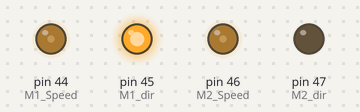
The sketch below on a simulated Arduino Mega 2560, built with avr-gcc and run on an emulated ATmega2560. On the bench: output pins drawn as LEDs (lit = HIGH).

Above: at 0.1 s.
Timing chart, 0 to 1.6 s (numbered marks = the images above):
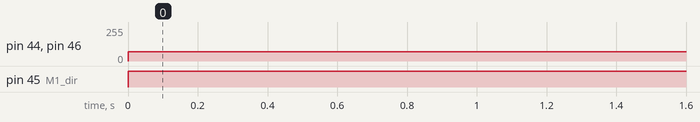

The sketch:

Dvishuha.ino
```cpp
#define M1_dir 45
#define M1_Speed 44
#define M2_dir 47
#define M2_Speed 46

void setup() {

pinMode(M1_dir, OUTPUT);
pinMode(M1_Speed, OUTPUT);

pinMode(M2_dir, OUTPUT);
pinMode(M2_Speed, OUTPUT);

}

void loop() {
 ukegsq();


}

void tupoy(){
 digitalWrite(M1_dir, 0);
 analogWrite(M1_Speed, 70);

 digitalWrite(M2_dir, 1);
 analogWrite(M2_Speed, 70);

 }

void ukegsq(){
 digitalWrite(M1_dir, 1);
 analogWrite(M1_Speed, 70);

 digitalWrite(M2_dir, 0);
 analogWrite(M2_Speed, 70);

 }
```

Measured:
- by itself, pin 44 (M1_Speed), pin 46 (M2_Speed): 0/255 → 70/255 at 0.00 s
- by itself, pin 45 (M1_dir): LOW → HIGH at 0.00 s
